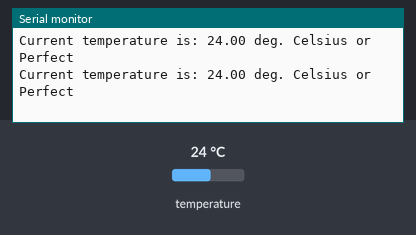
A program run on a simulated ESP8266 (Wemos D1 mini). Parts: the last lines printed to the serial monitor. The inputs (shaded band) are chosen by the test bench; at power-on: temperature 24 °C.

Above: at 7.3 s.
7.4 s: temperature set to 12 °C
At 13.1 s:
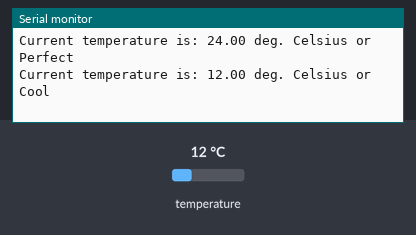
19.3 s: temperature set to 28 °C
At 25.3 s:
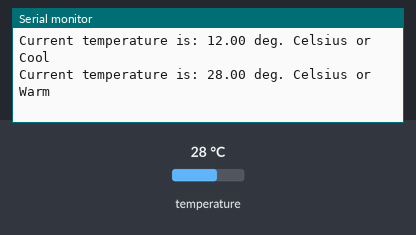
31.1 s: temperature set to 33 °C
At 36.3 s:
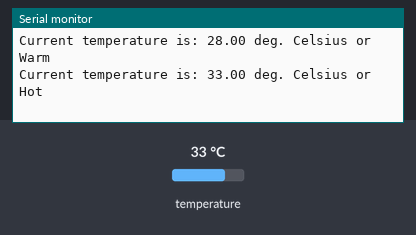
42.6 s: temperature set to 41 °C
At 47.3 s:
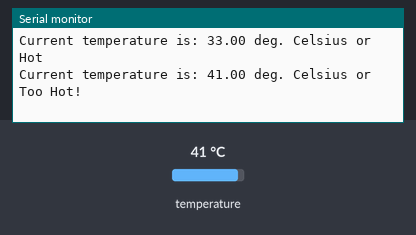
54.1 s: temperature set to 7 °C
At 59.5 s:
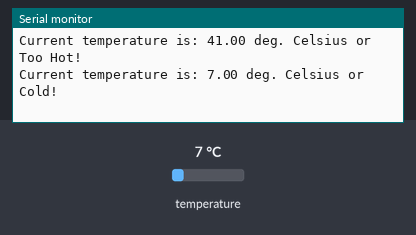

The program:

main.cpp
```cpp
/*
* I Yash Chaudhary, 000820480 certify that this material is my original work.
* No other person's work has been used without due acknowledgement.
* I have not made my work available to anyone else."
*/

// library for Arduino framework
#include <Arduino.h>
// 1-Wire sensor communication libary
#include <OneWire.h>
// DS18B20 sensor library
#include <DallasTemperature.h>

// Pin that the  DS18B20 is connected to
const int oneWireBus = D3;

// Setup a oneWire instance to communicate with any OneWire devices
OneWire oneWire(oneWireBus);

// Pass our oneWire reference to Dallas Temperature sensor
DallasTemperature DS18B20(&oneWire);

// To identify whether temperature device was connected or not at startup
bool tempDeviceConntected = false;

void setup() {
  // configure the USB serial monitor
  Serial.begin(115200);

  // Start the DS18B20 sensor
  DS18B20.begin();

  //To store device address
  DeviceAddress device_address;

  Serial.println("\n\nTemprature Application");

  // Finding whether the temperature sensor is connected or not
  if(DS18B20.getDeviceCount()){
    DS18B20.getAddress(device_address,0);    // Storing the address

    Serial.print("Found DS18B20 sensor with address: ");
    for(uint8_t i = 0; i < 8; i++) {
      if (device_address[i] < 16) Serial.print("0");
        Serial.print(device_address[i], HEX);
    }
    Serial.println("");
    tempDeviceConntected = true;
  } else {
        Serial.println("No DS18B20 temprature sensors are installed!");
  }
}

void loop() {
  // only if the temp sensor is connected
  if(tempDeviceConntected){
    float fTemp;

    // ask DS18B20 for the current temperature
    DS18B20.requestTemperatures();

    // fetch the temperature.  We only have 1 sensor, so the index is 0.
    fTemp = DS18B20.getTempCByIndex(0);

    String feeling;
    if(fTemp < 10){
      feeling = "Cold!";
    } else if(fTemp < 15){
      feeling = "Cool";
    } else if(fTemp < 25){
      feeling = "Perfect";
    } else if(fTemp < 30){
      feeling = "Warm";
    } else if(fTemp < 35){
      feeling = "Hot";
    } else {
      feeling = "Too Hot!";
    }

    // print the temp to the USB serial monitor
    Serial.println("Current temperature is: " + String(fTemp) + " deg. Celsius or " + feeling);

    // wait 5s (5000ms) before doing this again
    delay(5000);
  }
}
```

Measured:
- after the input at 7.4 s, the serial monitor: prints a new line after 4.9 s (image 1)
- after the input at 19.3 s, the serial monitor: prints a new line after 4.6 s (image 2)
- after the input at 31.1 s, the serial monitor: prints a new line after 4.3 s (image 3)
- after the input at 42.6 s, the serial monitor: prints a new line after 4.3 s (image 4)
- after the input at 54.1 s, the serial monitor: prints a new line after 4.3 s (image 5)
